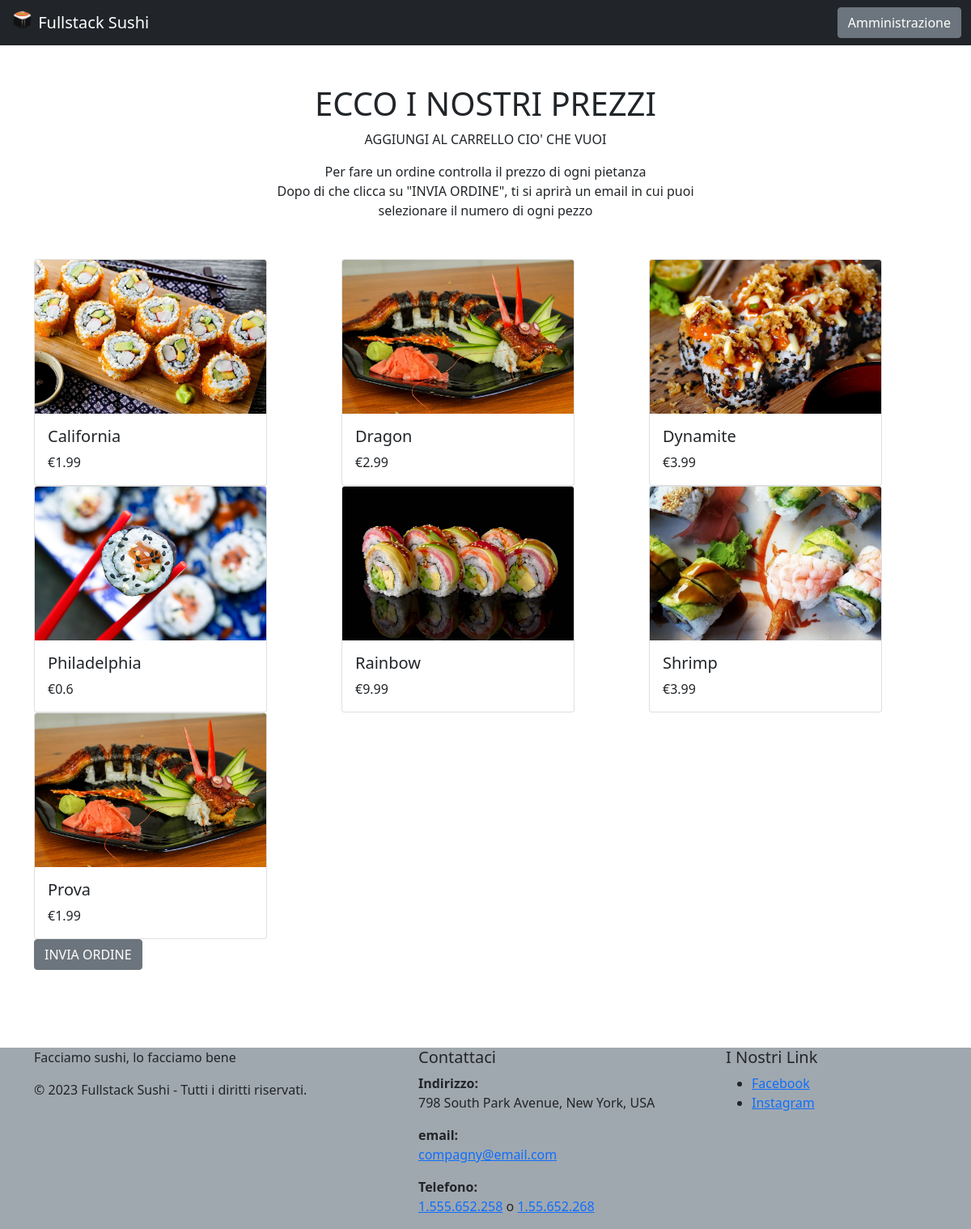
The app's page /rolls/compra with its own data.
### rolls/models.py (models this page shows, shortened)
class Roll(models.Model):
        immagine = models.ImageField()
        nome =models.CharField(max_length=20)
        descrizione = models.CharField(max_length=50)
        prezzo = models.FloatField()

### rolls/views.py (the view)
# urls.py: path('compra',views.compra,name="compra")
def compra(request):
        rolls= Roll.objects.all()
        return render(request,'rolls/compra.html',{'rolls':rolls})

### rolls/templates/rolls/compra.html (shortened to what this page needs)
<!doctype html>
<html lang="en">
<head>
    <link href="https://cdn.jsdelivr.net/npm/bootstrap@5.0.0-beta2/dist/css/bootstrap.min.css" rel="stylesheet"
>
</head>
<body>
    <nav class="navbar navbar-dark bg-dark">
        <div class="container-fluid">
            <a class="navbar-brand" href="{%url 'home'%}">
                {% load static%}
                <img src="{% static 'rolls/logo.png'%}" alt="" width="30" height="24" class="d-inline-block align-top">
                Fullstack Sushi
            </a>
            <a type="button" class="btn btn-secondary" href="/admin">Amministrazione</a>
        </div>
    </nav>
    <div class="container my-5 text-center" style="max-width:580px">
        <h1 style="max-width:580px">ECCO I NOSTRI PREZZI</h1>
        <p>AGGIUNGI AL CARRELLO CIO' CHE VUOI</p>
        <p>Per fare un ordine controlla il prezzo di ogni pietanza <br>Dopo di che clicca su "INVIA ORDINE", ti si aprirà un email in cui puoi selezionare il numero di ogni pezzo</p>
    </div>
    <div class="container">
        <div class="row">
            {% for roll in rolls %}
            <div class="col-sm">
                <div class="card" style="width: 18rem;">
                    <img src="{{roll.immagine.url}}" class="card-img-top" alt="...">
                    <div class="card-body">
                        <h5 class="card-title">{{roll.nome}}</h5>
                       <p class="card-text">€{{roll.prezzo}}</p>
                    </div>
                </div>
            </div>
            {%endfor%}
        </div>
        <a type="button" class="btn btn-secondary"  href="mailto:example@gmail.com?subject=Ordinazione&body=INSERIRE LA VIA%20%3A%0D%0A%20INSERIRE ACCANTO AD OGNI VOCE IL NUMERO DI PEZZI%20%3A%0D%0A%20 {%for roll in rolls%}{{roll.nome}} %0D%0A
        {%endfor%}%0D%0A%0D%0AGRAZIE PER IL TUO ORDINE!">INVIA ORDINE</a>
    </div>
    <br>
    <br>
    <br>
    <br>
</body>
<footer class="section footer-classic context-dark bg-image" style="background: #a0a8af;">
    <div class="container">
      <div class="row row-30">
        <div class="col-md-4 col-xl-5">
          <div class="pr-xl-4">
            <p>Facciamo sushi, lo facciamo bene</p>
            <p class="rights"><span>©  </span><span class="copyright-year">2023</span><span> </span><span>Fullstack Sushi</span><span> - </span><span>Tutti i diritti riservati.</span></p>
          </div>
        </div>
        <div class="col-md-4">
          <h5>Contattaci</h5>
          <dl class="contact-list">
            <dt>Indirizzo:</dt>
            <dd>798 South Park Avenue, New York, USA</dd>
          </dl>
          <dl class="contact-list">
            <dt>email:</dt>
            <dd><a href="mailto:#">compagny@email.com</a></dd>
          </dl>
          <dl class="contact-list">
            <dt>Telefono:</dt>
            <dd><a href="tel:#">1.555.652.258</a> <span>o</span> <a href="tel:#">1.55.652.268</a>
            </dd>
          </dl>
        </div>
        <div class="col-md-4 col-xl-3">
          <h5>I Nostri Link</h5>
          <ul class="nav-list">
            <li><a href="#">Facebook</a></li>
            <li><a href="#">Instagram</a></li>
          </ul>
        </div>
      </div>
    </div>
  </footer>
</html>

### records on screen
Roll: immagine (picture), nome "California", prezzo "1.99"
Roll: immagine (picture), nome "Dragon", prezzo "2.99"
Roll: immagine (picture), nome "Dynamite", prezzo "3.99"
Roll: immagine (picture), nome "Philadelphia", prezzo "0.6"
Roll: immagine (picture), nome "Rainbow", prezzo "9.99"
Roll: immagine (picture), nome "Shrimp", prezzo "3.99"
Roll: immagine (picture), nome "Prova", prezzo "1.99"
